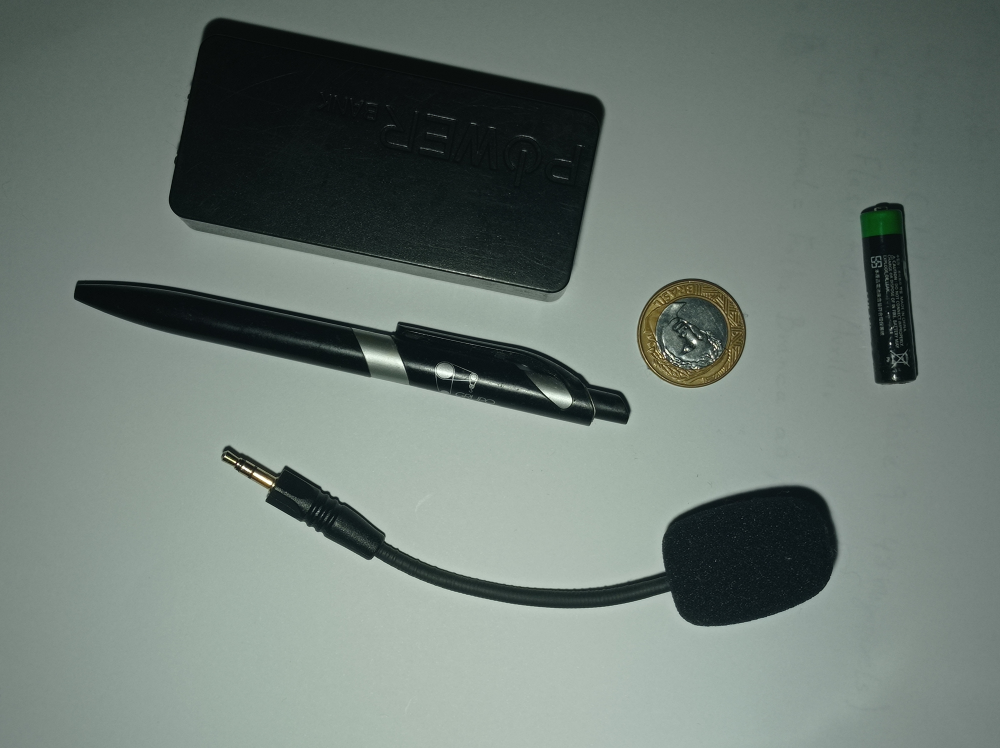
#> input picture img/img1.jpg, 4000 x 2992 px, found by its file name (shown at 1/4 size)
$ python newCoin_20220628195904.py
#> lines starting #> are read from the running program, lines starting #| are printed output that depends on the picture; after the words box and inside, x2 and y2 are one past the last pixel; in counts of white or black regions, pixels touching at a corner belong together
import cv2
from cv2 import THRESH_BINARY
import numpy as np
from numpy import binary_repr

imagem = cv2.imread("img/img1.jpg")          # Carregar a imagem
#> imagem is the input picture: shape (2992, 4000, 3); mean B, G, R 116.5, 122.9, 110.4
res = cv2.resize(imagem, dsize=( 658, 494), interpolation=cv2.INTER_CUBIC) # Redimensionar Img ################
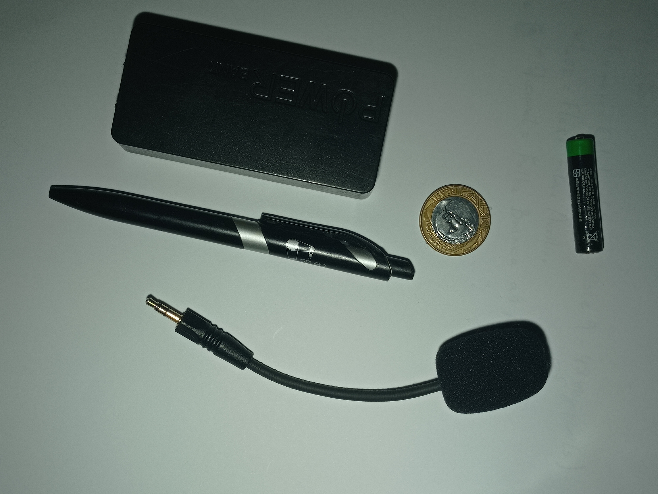
#> res: shape (494, 658, 3); mean B, G, R 116.5, 122.9, 110.4
gray = cv2.cvtColor(res, cv2.COLOR_BGR2GRAY)     # GrayScale
blur = cv2.blur(gray,(3,3))                       # Blur ###############

ret,binary = cv2.threshold(blur , 65 ,255, cv2.THRESH_OTSU)         # Binarização ################
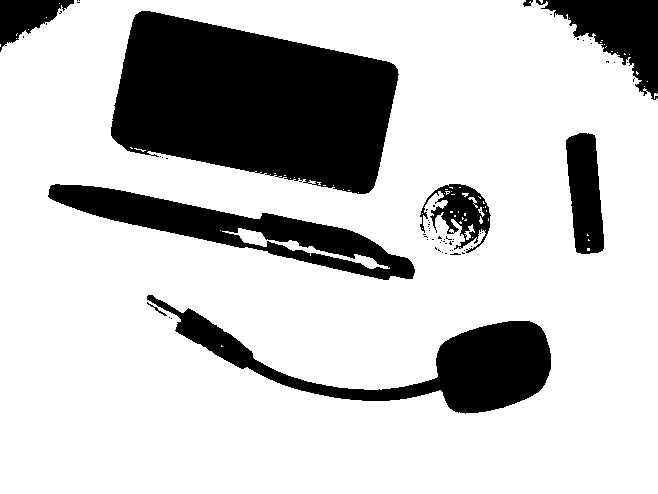
#> binary: shape (494, 658); 77.4% white; 64 black regions (55 under 20 px), largest, box (x1, y1, x2, y2) and area: (111, 11, 399, 194) 36774, (147, 295, 551, 414) 12796, (48, 184, 415, 280) 10728
#> ret = 88
ret1,binary1 = cv2.threshold(binary,127,255,cv2.THRESH_BINARY_INV)   # Inverter a Binarização


kernel = np.ones((5,5), np.uint8)
dilation = cv2.dilate(binary1, kernel, iterations=4)   # Dilatar ####################
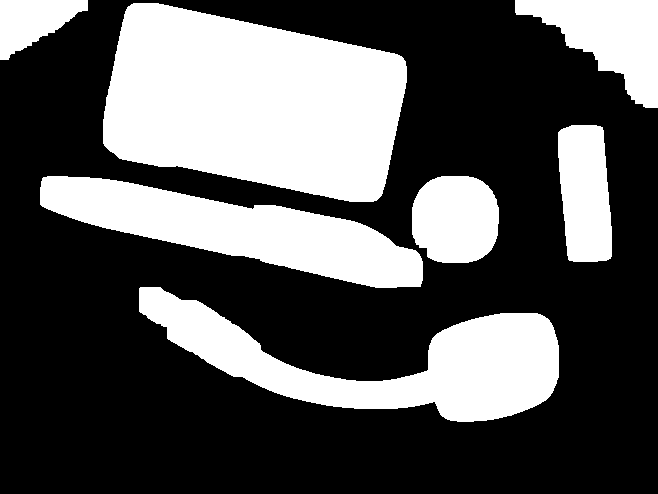
#> dilation: shape (494, 658); 34.2% white; 7 white regions

contours, hierarchy = cv2.findContours(dilation, cv2.RETR_TREE, cv2.CHAIN_APPROX_SIMPLE) # Procura os Objetos
#> contours = 7 contours; box (x1, y1, x2, y2) and area: (103, 3, 407, 202) 44363, (139, 287, 559, 422) 22444, (40, 176, 423, 288) 19129, (515, 0, 658, 108) 7827, (412, 176, 499, 263) 6274, (558, 125, 612, 262) 6117, (0, 0, 88, 60) 3050
cont = len(contours)                                                                     # Conta os Objetos
#> cont = 7
cv2.drawContours(res, contours, -1, (0,255,0), 3)
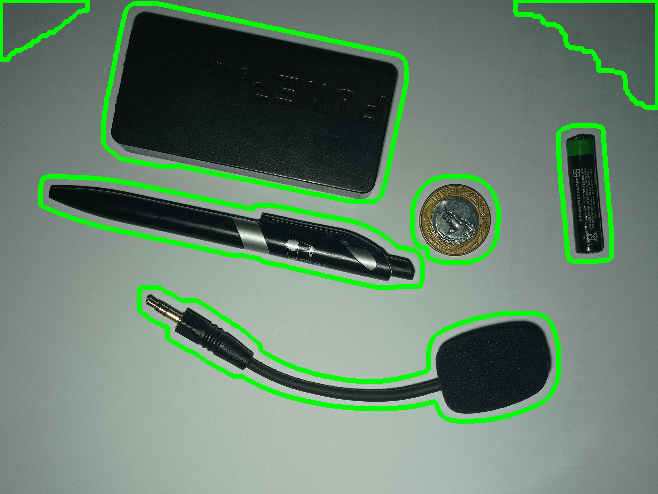
#> res: shape (494, 658, 3); 5.81% of pixels changed, all inside (x1, y1, x2, y2) = (0, 0, 658, 424)

print("Numero de Objetos Encontrados: ",cont)
#| Numero de Objetos Encontrados:  7

cv2.imshow("Dilatation", binary1)


cv2.waitKey(0)

$ run again, with img/img2.jpg copied over img/img1.jpg
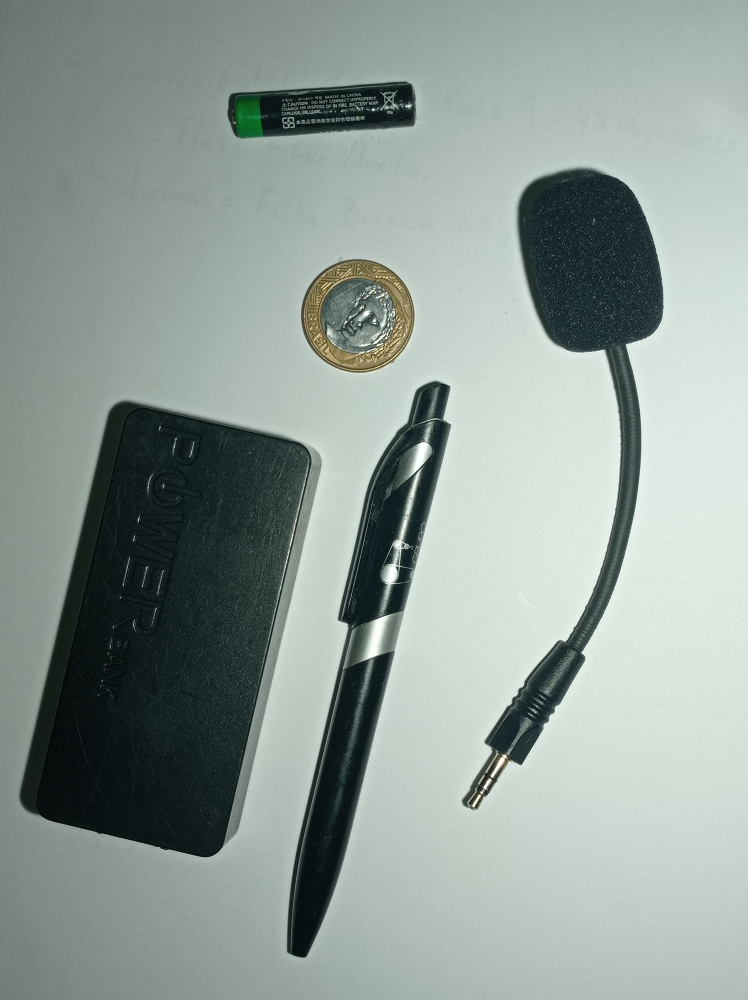
#> input picture img/img2.jpg, 2992 x 4000 px, found by its file name (shown at 1/4 size)
#> imagem is the input picture: shape (4000, 2992, 3); mean B, G, R 150.7, 156.4, 143.7
#> `ret,binary = cv2.threshold(blur , 65 ,255, cv2.THRESH_OTSU)`:
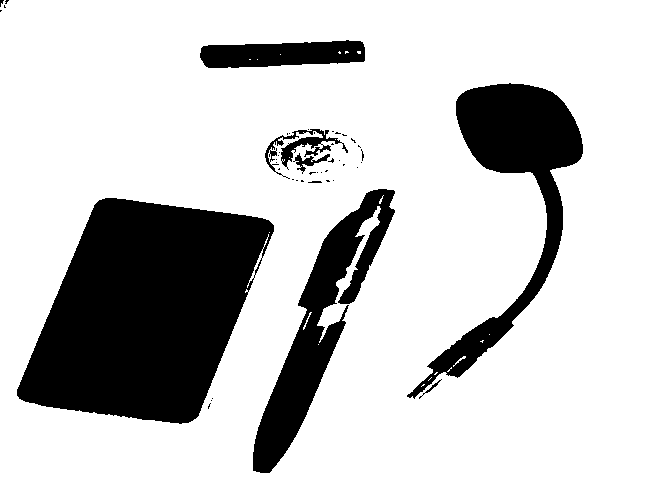
#> binary: shape (494, 658); 78.7% white; 45 black regions (37 under 20 px), largest, box (x1, y1, x2, y2) and area: (17, 198, 274, 424) 38967, (407, 83, 583, 399) 13872, (253, 189, 395, 473) 11283
#> ret = 111
#> dilation: shape (494, 658); 32.3% white; 6 white regions
#> contours = 6 contours; box (x1, y1, x2, y2) and area: (9, 190, 282, 432) 46822, (399, 75, 591, 407) 23500, (245, 181, 403, 481) 19482, (192, 32, 373, 76) 6750, (257, 121, 372, 191) 6464, (0, 0, 17, 20) 260
#> cont = 6
#> `cv2.drawContours(res, contours, -1, (0,255,0), 3)`:
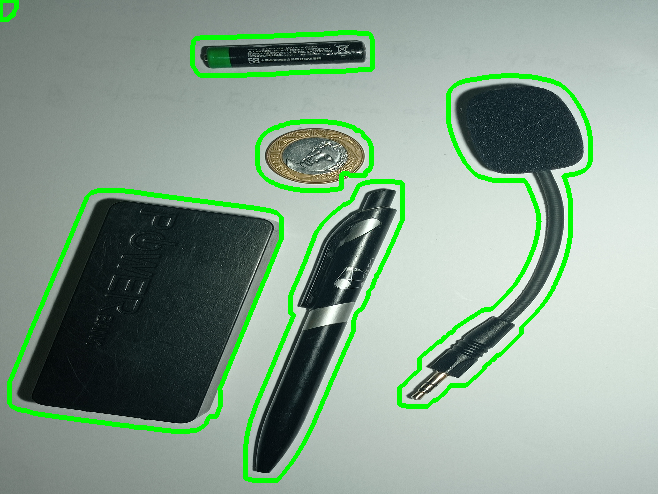
#> res: shape (494, 658, 3); mean B, G, R 141.7, 159.4, 135
#| Numero de Objetos Encontrados:  6

$ run again, with img/moedaSala.jpg copied over img/img1.jpg
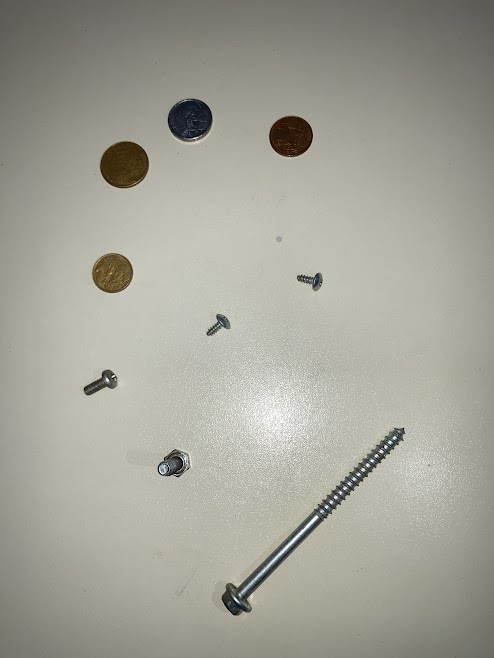
#> input picture img/moedaSala.jpg, 494 x 658 px, found by its file name
#> imagem is the input picture: shape (658, 494, 3); mean B, G, R 151.7, 161.8, 163.2
#> `ret,binary = cv2.threshold(blur , 65 ,255, cv2.THRESH_OTSU)`:
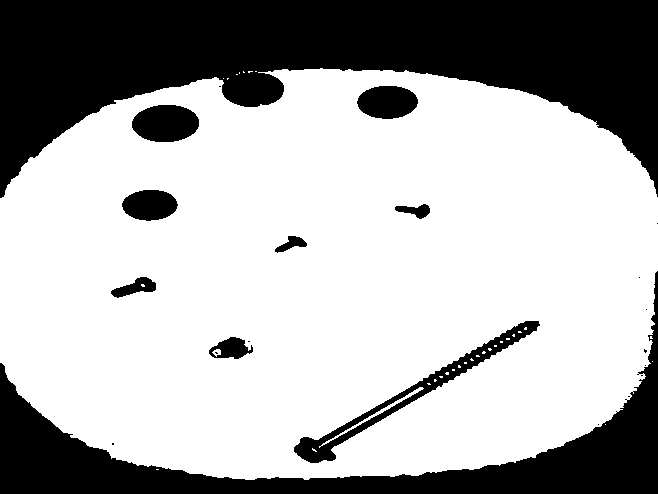
#> binary: shape (494, 658); 68% white; 22 black regions (12 under 20 px), largest, box (x1, y1, x2, y2) and area: (0, 0, 658, 198) 66886, (0, 271, 658, 494) 26945, (294, 321, 540, 463) 3713
#> ret = 151
#> dilation: shape (494, 658); 42.4% white; 8 white regions
#> contours = 10 contours, 2 with area under 20; largest, box (x1, y1, x2, y2) and area: (0, 0, 658, 206) 80915, (0, 263, 658, 494) 45210, (114, 182, 186, 229) 2888, (201, 329, 261, 367) 1909, (103, 269, 164, 306) 1722, (387, 196, 438, 227) 1286, (267, 228, 315, 261) 1234, (649, 215, 658, 232) 128
#> cont = 10
#> `cv2.drawContours(res, contours, -1, (0,255,0), 3)`:
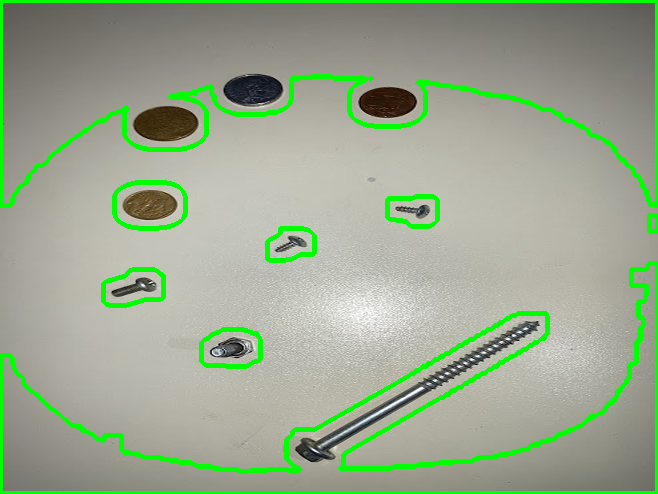
#> res: shape (494, 658, 3); mean B, G, R 141.6, 168.3, 152.4
#| Numero de Objetos Encontrados:  10

$ run again, with img/moedaSala2.jpg copied over img/img1.jpg
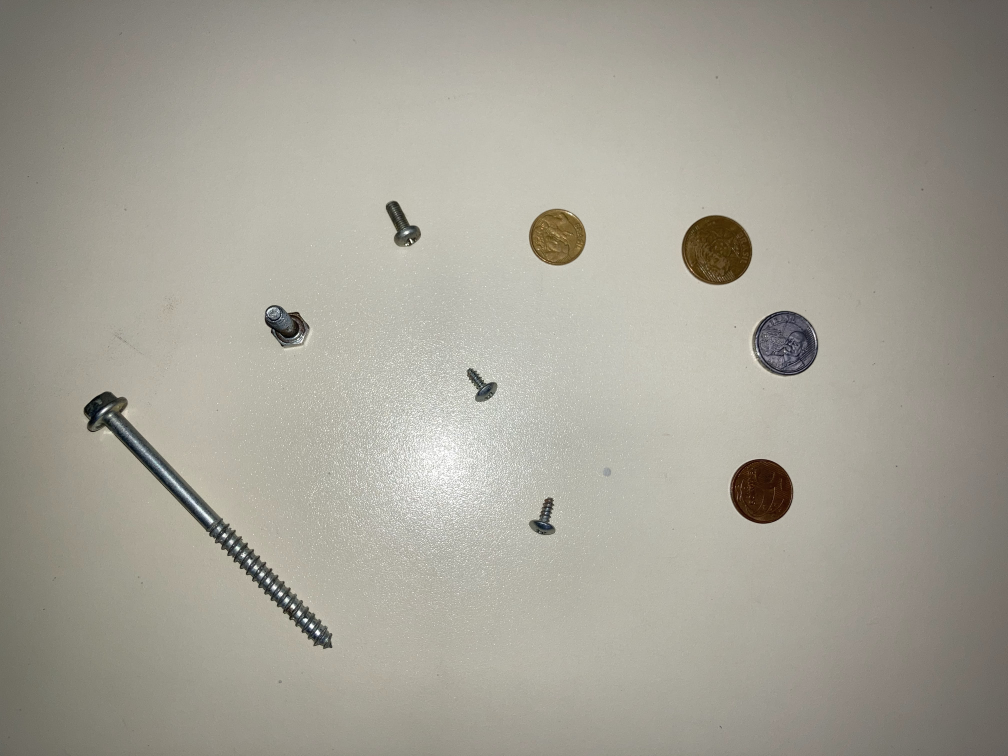
#> input picture img/moedaSala2.jpg, 4032 x 3024 px, found by its file name (shown at 1/4 size)
#> imagem is the input picture: shape (3024, 4032, 3); mean B, G, R 150.2, 161.2, 164.3
#> `ret,binary = cv2.threshold(blur , 65 ,255, cv2.THRESH_OTSU)`:
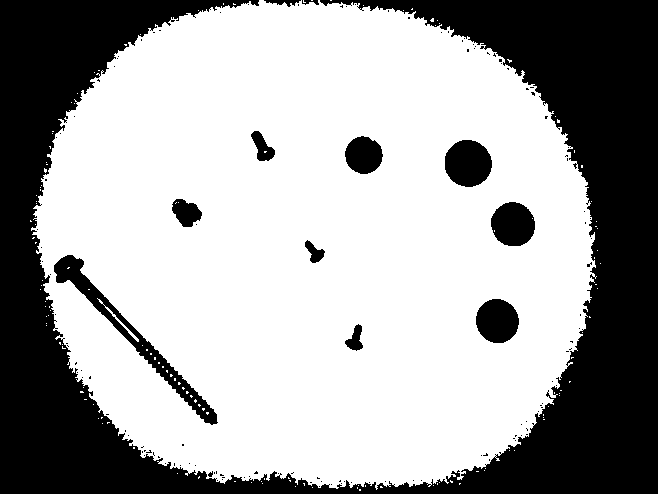
#> binary: shape (494, 658); 64.8% white; 132 black regions (120 under 20 px), largest, box (x1, y1, x2, y2) and area: (0, 0, 658, 494) 103390, (54, 255, 218, 425) 3178, (445, 140, 492, 187) 1738
#> ret = 153
#> dilation: shape (494, 658); 46.9% white; 9 white regions
#> contours = 10 contours; largest, box (x1, y1, x2, y2) and area: (0, 0, 658, 494) 323901, (44, 11, 584, 477) 191738, (437, 132, 500, 195) 3400, (483, 194, 543, 254) 3090, (468, 291, 527, 351) 3036
#> cont = 10
#> `cv2.drawContours(res, contours, -1, (0,255,0), 3)`:
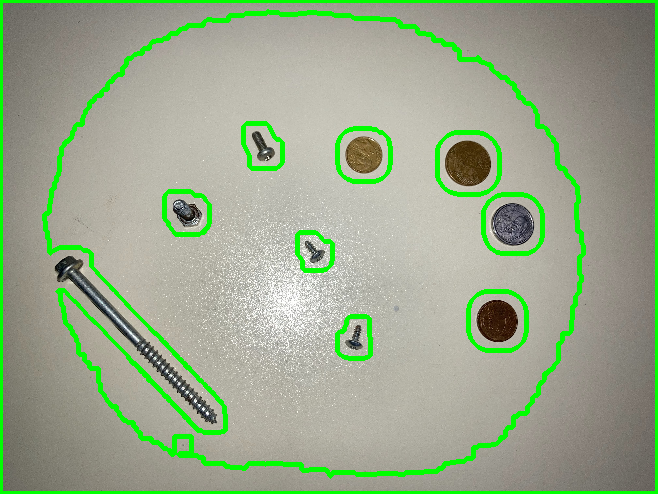
#> res: shape (494, 658, 3); mean B, G, R 139.3, 168.3, 152.3
#| Numero de Objetos Encontrados:  10
